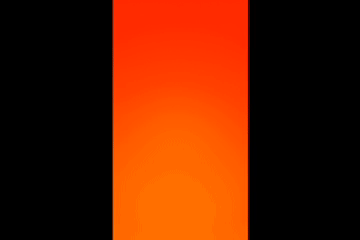
#> input picture video-example.gif, 360 x 240 px
$ jupyter execute PPG.ipynb
#> lines starting #> are read from the running program, lines starting #| are printed output that depends on the picture
## Import the image and read the values.

[cell 1]
# imports
from PIL import Image
import numpy as np

[cell 2]
img = Image.open("video-example.gif")
#> img is the input picture: PIL image 360x240 P; mean R, G, B, A 96, 29.8, 0.2, 255
type(img)

[cell 3]
print("Format:", img.format, "\nWidth:", img.width, "\nHeight:", img.height, "\nMode:", img.mode)
#| Format: GIF
#| Width: 360
#| Height: 240
#| Mode: P

This means that the image is "*palletised*" meaning it stores 256 unique colors. **All GIF images are always palletised.**

To obtain the RBG values we can use convert.

[cell 4]
rgb_image = img.convert("RGB")
rgb_image.mode
#> Out = 'RGB'

This sets each pixel to be defined in three different *bands* (color scheme). Previously it was defined according to one color mode. Now, each pixel is defined using three bands ('R', 'G', 'B').

[cell 5]
rgb_image.getbands()
#> Out = ('R', 'G', 'B')

We can see this if we obtain the first pixel in the image and see the type.

[cell 6]
rgb_image.getpixel((rgb_image.width/2, rgb_image.height/2))
#> Out = (255, 93, 0)

[cell 7]
rgb_image.show()

A pixel with the values (0, 0, 0) means it has 0 red values, 0 green value, and 0 blue values. This is a black pixel.

Summary of the image data:

[cell 8]
print("Format:", rgb_image.format, "\nWidth:", rgb_image.width, "\nHeight:", rgb_image.height, "\nMode:", rgb_image.mode)
#| Format: None
#| Width: 360
#| Height: 240
#| Mode: RGB

## Preprocessing: Cropping the image

Because the image contains a black sidebars from the recording, we are going to crop them out, so we can only use the important pixels.

[cell 9]
def crop_image(rgb_image):
    # Define the boundary to crop
    x1 = 0 # Left coordinate of the crop rectangle
    x2 = 0 # Right coordinate of the crop rectangle
    # y1 = 0 # Top coordiante of the crop rectangle
    # y2 = 0 # Bottom coordinate of the crop

    # Loop through the x-axis until color is found
    for i in range (rgb_image.width):
        r, g, b = rgb_image.getpixel((i, 0))
        if r != 0 or g != 0 or b != 0:
            x1 = i
            break

    # Loop through the x-axis until color is no longer found
    for i in range (x1, rgb_image.width):
        r, g, b = rgb_image.getpixel((i, 0))
        if r == 0 and g == 0 and b == 0:
            x2 = i - 1
            break

    return rgb_image.crop((x1, 0, x2, rgb_image.height))

[cell 10]
cropped_image = crop_image(rgb_image)
#> the loop in crop_image, `for i in range (rgb_image.width):` made 113 passes
#> (r, g) on passes 1 to 12: (0, 0), (0, 0), (0, 0), (0, 0), (0, 0), (0, 0), (0, 0), (0, 0), (0, 0), (0, 0), (0, 0), (0, 0)
#> the loop in crop_image, `for i in range (x1, rgb_image.width):` made 139 passes
#> (r, g, b) on passes 1 to 12: (101, 17, 0), (151, 68, 47), (255, 43, 0), (255, 43, 0), (255, 41, 0), (255, 41, 0), (255, 41, 0), (255, 41, 0), (255, 41, 0), (255, 41, 0), (255, 41, 0), (255, 41, 0)
#> in crop_image, `return rgb_image.crop((x1, 0, x2, rgb_image.height))`:
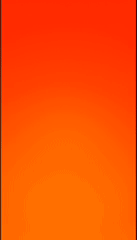
#> returned value: PIL image 137x240 RGB; mean R, G, B 251.9, 78.2, 0.4
cropped_image.show()

Get the numpy array from image

[cell 11]
im_array = np.array(cropped_image)
im_array[..., 0].mean()
#> Out = 251.9

Creating a signal extractor

[cell 12]
import cv2
from sklearn.decomposition import FastICA, PCA

class SignalExtractor():
    def __init__(self, sample_rate):
        self.sample_rate = sample_rate
        pass

    def red_channel_mean(self, frames, **kwargs):
        signal = []
        for frame in frames:
            mean_r_ch = frame[..., 0].mean()
            signal.append(mean_r_ch)
        return signal

    def green_channel_mean(self, frames, **kwargs):
        signal = []
        for frame in frames:
            mean_g_ch = frame[..., 1].mean()
            signal.append(mean_g_ch)
        return signal

    def luma_component_mean(self, frames):
        signal = []
        for frame_bgr in frames:
            img_ycrcb = cv2.cvtColor(frame_bgr, cv2.COLOR_BGR2YCrCb)
            mean_of_luma = img_ycrcb[..., 0].mean()
            signal.append(mean_of_luma)

        return np.array(signal)

[cell 13]
frames = np.array([im_array])

[cell 14]
frames.shape
#> Out = (1, 240, 137, 3)

[cell 15]
se = SignalExtractor(sample_rate=100)
se.red_channel_mean(frames=frames)
#> the loop in red_channel_mean, `for frame in frames:` made 1 pass
#> mean_r_ch on pass 1: 251.9
#> after the loop in red_channel_mean, `for frame in frames:`: signal = [251.9]
#> Out = [251.9]
